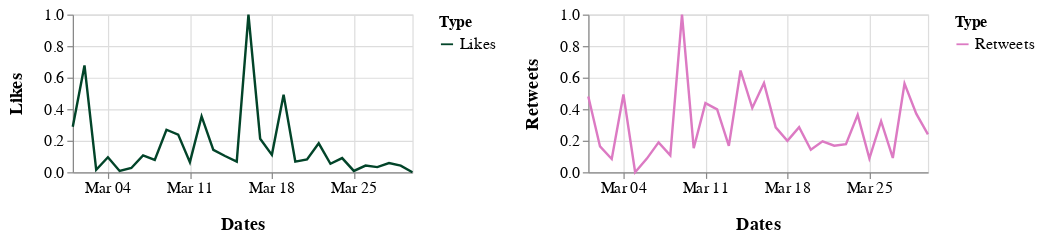

Notebook code cell kept with this figure:
### Markdown cell above
## March 2020

### Code cell
alt.hconcat(c1_mar, c2_mar).configure_axis(
    labelFontSize=13,
    titleFontSize=15,
    titlePadding=15
).configure_legend(
    labelFontSize=13,
    titleFontSize=13
).resolve_scale(
    color='independent'
)

### Figure 1 — Vega-Lite specification as saved in the notebook (floating-point values rounded to 4 significant figures)
{"config": {"view": {"continuousWidth": 400, "continuousHeight": 300}, "axis": {"labelFontSize": 13, "titleFontSize": 15, "titlePadding": 15}, "legend": {"labelFontSize": 13, "titleFontSize": 13}}, "hconcat": [{"data": {"name": "data-42c66152c626a26cc7511ad7839261e8"}, "mark": "line", "encoding": {"color": {"type": "nominal", "field": "Type", "scale": {"range": ["#024429"]}}, "x": {"type": "temporal", "field": "Dates", "timeUnit": "monthdate", "title": "Dates"}, "y": {"type": "quantitative", "field": "Likes"}}, "height": 130, "width": 280}, {"data": {"name": "data-89079dab0049ad1bce2d2b5ed7bc4740"}, "mark": "line", "encoding": {"color": {"type": "nominal", "field": "Type", "scale": {"range": ["#DC7AC3"]}}, "x": {"type": "temporal", "field": "Dates", "timeUnit": "monthdate", "title": "Dates"}, "y": {"type": "quantitative", "field": "Retweets"}}, "height": 130, "width": 280}], "resolve": {"scale": {"color": "independent"}}, "$schema": "https://vega.github.io/schema/vega-lite/v4.8.1.json", "datasets": {"data-42c66152c626a26cc7511ad7839261e8": [{"Dates": "2020-03-01T00:00:00", "Likes": 0.2885, "Type": "Likes"}, {"Dates": "2020-03-02T00:00:00", "Likes": 0.6773, "Type": "Likes"}, {"Dates": "2020-03-03T00:00:00", "Likes": 0.01571, "Type": "Likes"}, {"Dates": "2020-03-04T00:00:00", "Likes": 0.0954, "Type": "Likes"}, {"Dates": "2020-03-05T00:00:00", "Likes": 0.008192, "Type": "Likes"}, {"Dates": "2020-03-06T00:00:00", "Likes": 0.02677, "Type": "Likes"}, {"Dates": "2020-03-07T00:00:00", "Likes": 0.1073, "Type": "Likes"}, {"Dates": "2020-03-08T00:00:00", "Likes": 0.07821, "Type": "Likes"}, {"Dates": "2020-03-09T00:00:00", "Likes": 0.2696, "Type": "Likes"}, {"Dates": "2020-03-10T00:00:00", "Likes": 0.239, "Type": "Likes"}, {"Dates": "2020-03-11T00:00:00", "Likes": 0.06414, "Type": "Likes"}, {"Dates": "2020-03-12T00:00:00", "Likes": 0.3537, "Type": "Likes"}, {"Dates": "2020-03-13T00:00:00", "Likes": 0.1424, "Type": "Likes"}, {"Dates": "2020-03-14T00:00:00", "Likes": 0.1028, "Type": "Likes"}, {"Dates": "2020-03-15T00:00:00", "Likes": 0.06745, "Type": "Likes"}, {"Dates": "2020-03-16T00:00:00", "Likes": 1.0, "Type": "Likes"}, {"Dates": "2020-03-17T00:00:00", "Likes": 0.2126, "Type": "Likes"}, {"Dates": "2020-03-18T00:00:00", "Likes": 0.1104, "Type": "Likes"}, {"Dates": "2020-03-19T00:00:00", "Likes": 0.4921, "Type": "Likes"}, {"Dates": "2020-03-20T00:00:00", "Likes": 0.06766, "Type": "Likes"}, {"Dates": "2020-03-21T00:00:00", "Likes": 0.08162, "Type": "Likes"}, {"Dates": "2020-03-22T00:00:00", "Likes": 0.1834, "Type": "Likes"}, {"Dates": "2020-03-23T00:00:00", "Likes": 0.0538, "Type": "Likes"}, {"Dates": "2020-03-24T00:00:00", "Likes": 0.08982, "Type": "Likes"}, {"Dates": "2020-03-25T00:00:00", "Likes": 0.008276, "Type": "Likes"}, {"Dates": "2020-03-26T00:00:00", "Likes": 0.04201, "Type": "Likes"}, {"Dates": "2020-03-27T00:00:00", "Likes": 0.03271, "Type": "Likes"}, {"Dates": "2020-03-28T00:00:00", "Likes": 0.05784, "Type": "Likes"}, {"Dates": "2020-03-29T00:00:00", "Likes": 0.04179, "Type": "Likes"}, {"Dates": "2020-03-30T00:00:00", "Likes": 0.0, "Type": "Likes"}], "data-89079dab0049ad1bce2d2b5ed7bc4740": [{"Dates": "2020-03-01T00:00:00", "Retweets": 0.48, "Type": "Retweets"}, {"Dates": "2020-03-02T00:00:00", "Retweets": 0.1637, "Type": "Retweets"}, {"Dates": "2020-03-03T00:00:00", "Retweets": 0.084, "Type": "Retweets"}, {"Dates": "2020-03-04T00:00:00", "Retweets": 0.4928, "Type": "Retweets"}, {"Dates": "2020-03-05T00:00:00", "Retweets": 0.0, "Type": "Retweets"}, {"Dates": "2020-03-06T00:00:00", "Retweets": 0.08643, "Type": "Retweets"}, {"Dates": "2020-03-07T00:00:00", "Retweets": 0.1898, "Type": "Retweets"}, {"Dates": "2020-03-08T00:00:00", "Retweets": 0.1071, "Type": "Retweets"}, {"Dates": "2020-03-09T00:00:00", "Retweets": 1.0, "Type": "Retweets"}, {"Dates": "2020-03-10T00:00:00", "Retweets": 0.1526, "Type": "Retweets"}, {"Dates": "2020-03-11T00:00:00", "Retweets": 0.4384, "Type": "Retweets"}, {"Dates": "2020-03-12T00:00:00", "Retweets": 0.3988, "Type": "Retweets"}, {"Dates": "2020-03-13T00:00:00", "Retweets": 0.1676, "Type": "Retweets"}, {"Dates": "2020-03-14T00:00:00", "Retweets": 0.6452, "Type": "Retweets"}, {"Dates": "2020-03-15T00:00:00", "Retweets": 0.4077, "Type": "Retweets"}, {"Dates": "2020-03-16T00:00:00", "Retweets": 0.5653, "Type": "Retweets"}, {"Dates": "2020-03-17T00:00:00", "Retweets": 0.2844, "Type": "Retweets"}, {"Dates": "2020-03-18T00:00:00", "Retweets": 0.1992, "Type": "Retweets"}, {"Dates": "2020-03-19T00:00:00", "Retweets": 0.2863, "Type": "Retweets"}, {"Dates": "2020-03-20T00:00:00", "Retweets": 0.143, "Type": "Retweets"}, {"Dates": "2020-03-21T00:00:00", "Retweets": 0.1957, "Type": "Retweets"}, {"Dates": "2020-03-22T00:00:00", "Retweets": 0.1682, "Type": "Retweets"}, {"Dates": "2020-03-23T00:00:00", "Retweets": 0.1775, "Type": "Retweets"}, {"Dates": "2020-03-24T00:00:00", "Retweets": 0.3637, "Type": "Retweets"}, {"Dates": "2020-03-25T00:00:00", "Retweets": 0.08728, "Type": "Retweets"}, {"Dates": "2020-03-26T00:00:00", "Retweets": 0.324, "Type": "Retweets"}, {"Dates": "2020-03-27T00:00:00", "Retweets": 0.09072, "Type": "Retweets"}, {"Dates": "2020-03-28T00:00:00", "Retweets": 0.5623, "Type": "Retweets"}, {"Dates": "2020-03-29T00:00:00", "Retweets": 0.3714, "Type": "Retweets"}, {"Dates": "2020-03-30T00:00:00", "Retweets": 0.2407, "Type": "Retweets"}]}}
